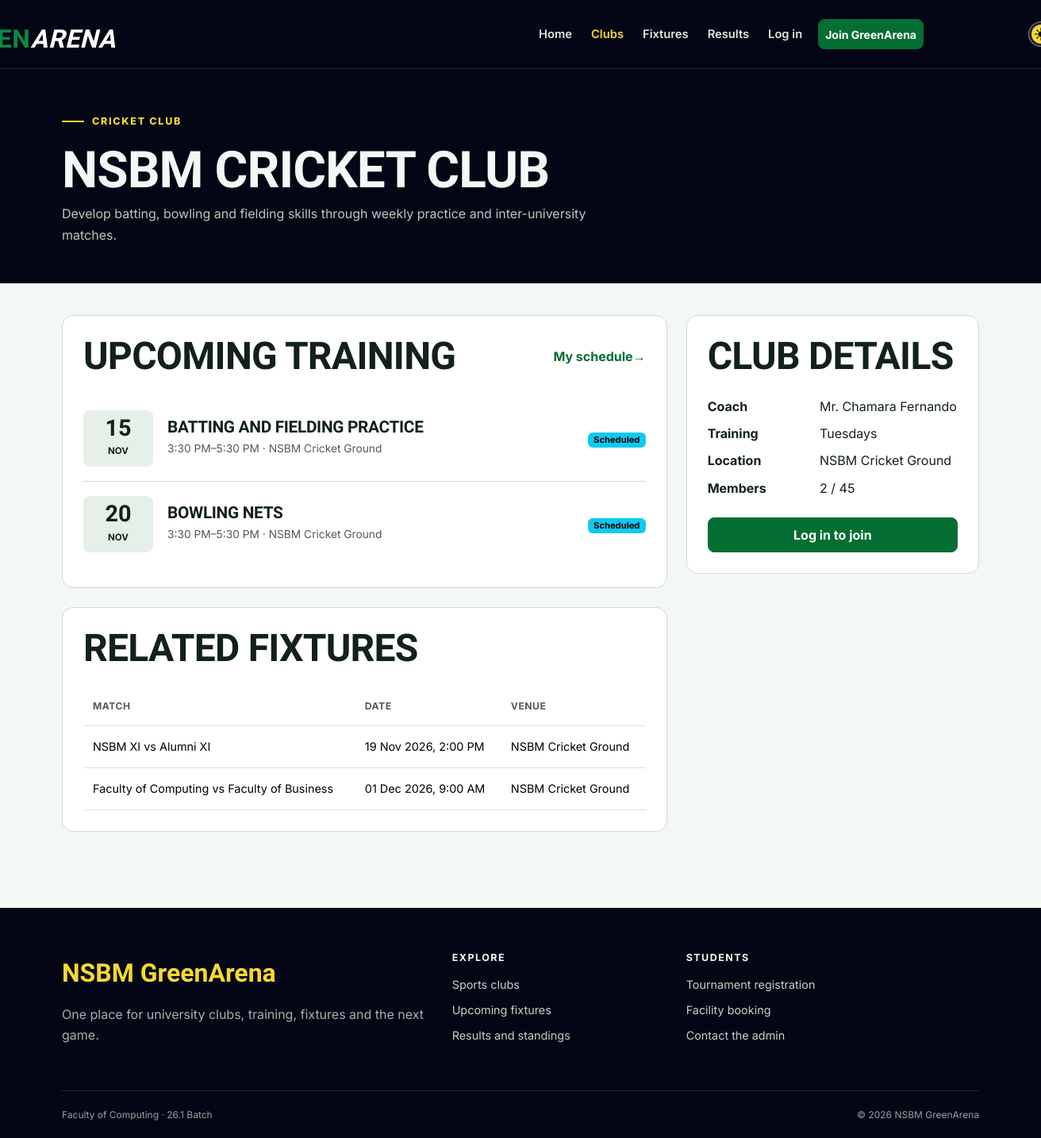
The page /club.php?id=1 on the database its author committed.
### tables this page shows
CREATE TABLE clubs (
    id INT UNSIGNED AUTO_INCREMENT PRIMARY KEY,
    name VARCHAR(100) NOT NULL UNIQUE,
    sport VARCHAR(80) NOT NULL,
    description TEXT NOT NULL,
    coach_name VARCHAR(100) NOT NULL,
    meeting_day VARCHAR(20) NOT NULL,
    location VARCHAR(120) NOT NULL,
    max_members SMALLINT UNSIGNED NOT NULL DEFAULT 30,
    status ENUM('active', 'inactive') NOT NULL DEFAULT 'active',
    created_at TIMESTAMP DEFAULT CURRENT_TIMESTAMP
);

CREATE TABLE training_sessions (
    id INT UNSIGNED AUTO_INCREMENT PRIMARY KEY,
    club_id INT UNSIGNED NOT NULL,
    title VARCHAR(120) NOT NULL,
    session_date DATE NOT NULL,
    start_time TIME NOT NULL,
    end_time TIME NOT NULL,
    venue VARCHAR(120) NOT NULL,
    created_at TIMESTAMP DEFAULT CURRENT_TIMESTAMP,
    FOREIGN KEY (club_id) REFERENCES clubs(id) ON DELETE CASCADE
);

CREATE TABLE matches (
    id INT UNSIGNED AUTO_INCREMENT PRIMARY KEY,
    tournament_id INT UNSIGNED NULL,
    sport VARCHAR(80) NOT NULL,
    home_team VARCHAR(100) NOT NULL,
    away_team VARCHAR(100) NOT NULL,
    match_datetime DATETIME NOT NULL,
    venue VARCHAR(120) NOT NULL,
    status ENUM('scheduled', 'completed', 'cancelled') NOT NULL DEFAULT 'scheduled',
    home_score SMALLINT UNSIGNED NULL,
    away_score SMALLINT UNSIGNED NULL,
    created_at TIMESTAMP DEFAULT CURRENT_TIMESTAMP,
    FOREIGN KEY (tournament_id) REFERENCES tournaments(id) ON DELETE SET NULL
);

### includes/auth.php (called while the page is built, shortened)
<?php
function current_user()
{
    if (empty($_SESSION['user_id'])) {
        return null;
    }
    $user = fetch_one('SELECT id, student_id, full_name, email, role FROM users WHERE id = ?', [$_SESSION['user_id']]);
    return $user;
}
function is_logged_in()
{
    return current_user() !== null;
}

### club.php (the view, shortened to what this page needs)
<?php
$id = filter_input(INPUT_GET, 'id', FILTER_VALIDATE_INT) ?: (int) ($_POST['club_id'] ?? 0);
$club = fetch_one('SELECT * FROM clubs WHERE id = ?', [$id]);
$membership = is_logged_in() && !is_admin() ? fetch_one('SELECT * FROM memberships WHERE user_id = ? AND club_id = ?', [current_user()['id'], $id]) : false;
$memberCount = (int) fetch_one("SELECT COUNT(*) AS total FROM memberships WHERE club_id = ? AND status = 'approved'", [$id])['total'];
$sessions = fetch_all('SELECT *
    FROM training_sessions
    WHERE club_id = ? AND session_date >= CURDATE()
    ORDER BY session_date, start_time
    LIMIT 5', [$id]);
$matches = fetch_all("SELECT *
    FROM matches
    WHERE sport = ? AND status = 'scheduled' AND match_datetime >= NOW()
    ORDER BY match_datetime
    LIMIT 4", [$club['sport']]);
include __DIR__ . '/includes/header.php';
?>
<section class="page-hero">
    <div class="container"><span class="hero-kicker"><?= e($club['sport']) ?> club</span>
        <h1><?= e($club['name']) ?></h1><p><?= e($club['description']) ?></p>
    </div>
</section>
<section class="page-content">
    <div class="container">
        <div class="row g-4">
            <div class="col-lg-8">
                <div class="content-panel">
                    <div class="page-title-row">
                        <h2>Upcoming training</h2><a href="<?= e(url('student/calendar.php')) ?>" class="link-arrow">My schedule</a>
                    </div>
                    <?php if ($sessions): ?>
                        <ul class="schedule-list"><?php foreach ($sessions as $session): ?>
                                <li class="schedule-item">
                                    <div class="date-block"><strong><?= format_date($session['session_date'], 'd') ?></strong><span><?= format_date($session['session_date'], 'M') ?></span>
                                    </div>
                                    <div>
                                        <h3><?= e($session['title']) ?></h3>
                                        <p><?= format_time($session['start_time']) ?>–<?= format_time($session['end_time']) ?> · <?= e($session['venue']) ?></p>
                                    </div><span><?= status_badge('scheduled') ?></span>
                            </li><?php endforeach; ?>
                    </ul><?php else: ?><p class="mb-0">No upcoming sessions have been posted yet.</p><?php endif; ?>
                </div>
                <div class="content-panel">
                    <h2 class="mb-4">Related fixtures</h2>
                    <?php if ($matches): ?>
                        <div class="table-responsive">
                            <table class="table">
                                <thead>
                                    <tr>
                                        <th>Match</th>
                                        <th>Date</th>
                                        <th>Venue</th>
                                    </tr>
                                </thead>
                                <tbody>
                                    <?php foreach ($matches as $match): ?>
                                        <tr>
                                            <td><?= e($match['home_team']) ?> vs <?= e($match['away_team']) ?></td>
                                            <td><?= format_date($match['match_datetime']) ?>, <?= format_time($match['match_datetime']) ?></td>
                                            <td><?= e($match['venue']) ?></td>
                                    </tr><?php endforeach; ?>
                                </tbody>
                            </table>
                    </div><?php else: ?><p class="mb-0">No related fixtures are scheduled.</p><?php endif; ?>
                </div>
            </div>
            <div class="col-lg-4">
                <aside class="content-panel">
                <h2>Club details</h2>
                <dl class="row mt-4"><dt class="col-5">Coach</dt><dd class="col-7"><?= e($club['coach_name']) ?></dd><dt class="col-5">Training</dt><dd class="col-7"><?= e($club['meeting_day']) ?>s</dd><dt class="col-5">Location</dt><dd class="col-7"><?= e($club['location']) ?></dd><dt class="col-5">Members</dt><dd class="col-7"><?= $memberCount ?> / <?= $club['max_members'] ?></dd></dl>
                <?php if (!is_logged_in()): ?><a class="btn btn-sport w-100" href="<?= e(url('login.php')) ?>">Log in to join</a>
                <?php elseif (is_admin()): ?><a class="btn btn-outline-sport w-100" href="<?= e(url('admin/clubs.php')) ?>">Manage in admin</a>
                <?php endif; ?>
                </aside>
            </div>
        </div>
    </div>
</section>
<?php include __DIR__ . '/includes/footer.php'; ?>

### includes/functions.php (shortened to what this page needs)
<?php
function e($value)
{
    return htmlspecialchars($value ?? '', ENT_QUOTES);
}
function url($path = '')
{
    return BASE_PATH . '/' . ltrim($path, '/');
}
function run_query($sql, $params = [])
{
    global $connection;
    $statement = mysqli_prepare($connection, $sql);
    if (count($params) > 0) {
        $types = str_repeat('s', count($params));
        mysqli_stmt_bind_param($statement, $types, ...$params);
    }
    if (!mysqli_stmt_execute($statement)) {
        die('SQL error: ' . mysqli_stmt_error($statement));
    }
    return $statement;
}
function fetch_all($sql, $params = [])
{
    $statement = run_query($sql, $params);
    $result = mysqli_stmt_get_result($statement);
    return mysqli_fetch_all($result, MYSQLI_ASSOC);
}
function fetch_one($sql, $params = [])
{
    $rows = fetch_all($sql, $params);
    if (count($rows) > 0) {
        return $rows[0];
    }
    return false;
}
function format_date($date, $format = 'd M Y')
{
    if ($date) {
        return date($format, strtotime($date));
    }
    return 'Not set';
}
function format_time($time)
{
    if ($time) {
        return date('g:i A', strtotime($time));
    }
    return 'Not set';
}
function status_badge($status)
{
    $classes = [
        'approved' => 'success',
        'active' => 'success',
        'completed' => 'success',
        'registered' => 'success',
        'ongoing' => 'info',
        'scheduled' => 'info',
        'pending' => 'warning',
        'upcoming' => 'warning',
        'rejected' => 'danger',
        'cancelled' => 'danger',
        'maintenance' => 'danger',
        'inactive' => 'secondary',
        'withdrawn' => 'secondary',
    ];
    $class = $classes[$status] ?? 'secondary';
    return '<span class="badge text-bg-' . $class . '">' . e(ucfirst($status)) . '</span>';
}

### assets/css/style.css (style rules this page uses)
:root { --navy-950: #040615; --navy-900: #0d1023; --navy-800: #191d34; --green-600: #0a8842; --green-700: #046e33; --green-800: #055728; --yellow-400: #f4d833; --paper-50: #f3f8f4; --paper-100: #e7efe9; --ink-900: #122119; --ink-600: #4f5c54; --page-bg: var(--paper-50); --page-text: var(--ink-900); --muted-text: var(--ink-600); --brand: var(--green-700); --brand-hover: var(--green-800); --highlight: var(--yellow-400); --highlight2: var(--green-600); --dark-surface: var(--navy-950); --line: #d1dad2; --radius-sm: 8px; --radius-md: 14px; --radius-lg: 22px; --shadow: 0 12px 32px rgba(11, 26, 18, 0.08); }
* { box-sizing: border-box; }
html { scroll-behavior: smooth; }
body { min-height: 100dvh; margin: 0; background: var(--page-bg); color: var(--page-text); font-family: "Inter", sans-serif; font-size: 16px; line-height: 1.65; }
a { color: var(--brand); text-underline-offset: 3px; }
button, a, input, select, textarea { transition: color 180ms ease-out, background-color 180ms ease-out, border-color 180ms ease-out, transform 180ms ease-out; }
h1, h2, h3, h4, .display-font { font-family: "Barlow Condensed", sans-serif; font-weight: 700; line-height: 1.05; letter-spacing: -0.015em; }
h1 { font-size: clamp(2.5rem, 6vw, 4.8rem); }
h2 { font-size: clamp(2rem, 4vw, 3rem); }
h3 { font-size: 1.55rem; }
p { max-width: 72ch; }
.container { max-width: 1180px; }
.btn { min-height: 44px; display: inline-flex; align-items: center; justify-content: center; gap: 8px; font-weight: 700; border-radius: var(--radius-sm); }
.btn-sport { background: var(--brand); border-color: var(--brand); color: #fff; }
.link-arrow { font-weight: 700; text-decoration: none; }
.link-arrow::after { content: "→"; }
.hero-kicker, .section-kicker { display: inline-flex; align-items: center; gap: 10px; margin-bottom: 18px; color: var(--brand); font-size: 0.78rem; font-weight: 800; letter-spacing: 0.14em; text-transform: uppercase; }
.hero-kicker { color: var(--highlight); }
.hero-kicker::before, .section-kicker::before { content: ""; width: 28px; height: 2px; background: currentColor; }
.page-hero { background: var(--dark-surface); color: var(--paper-50); padding: 48px 0; }
.page-hero h1 { margin-bottom: 8px; font-size: clamp(2.6rem, 5vw, 4rem); text-transform: uppercase; }
.page-hero p { margin: 0; color: #bec7bf; }
.page-content { padding: 40px 0 72px; }
.page-title-row { display: flex; flex-wrap: wrap; justify-content: space-between; align-items: center; gap: 16px; margin-bottom: 24px; }
.page-title-row h1, .page-title-row h2 { margin: 0; }
.content-panel { padding: 26px; margin-bottom: 24px; background: #fff; border: 1px solid var(--line); border-radius: var(--radius-md); }
.content-panel h2, .content-panel h3 { text-transform: uppercase; }
.schedule-list { list-style: none; margin: 0; padding: 0; }
.schedule-item { display: grid; grid-template-columns: 88px 1fr auto; gap: 18px; align-items: center; padding: 18px 0; border-bottom: 1px solid var(--line); }
.schedule-item:last-child { border-bottom: 0; }
.date-block { text-align: center; padding: 8px; background: var(--paper-100); border-radius: var(--radius-sm); font-variant-numeric: tabular-nums; }
.date-block strong { display: block; font-family: "Barlow Condensed", sans-serif; font-size: 1.8rem; line-height: 1; }
.date-block span { font-size: 0.72rem; font-weight: 700; text-transform: uppercase; }
.schedule-item h3 { margin: 0 0 4px; font-size: 1.3rem; }
.schedule-item p { margin: 0; color: var(--muted-text); font-size: 0.86rem; }
.table { margin-bottom: 0; vertical-align: middle; }
.table > :not(caption) > * > * { padding: 14px 12px; }
.table thead th { color: var(--muted-text); font-size: 0.76rem; letter-spacing: 0.04em; text-transform: uppercase; white-space: nowrap; }
.table tbody td { font-size: 0.9rem; }
.badge { font-size: 0.7rem; }

### rows shown on the page
clubs: sport "CRICKET", name "NSBM CRICKET CLUB", description "Develop batting, bowling and fielding skills through weekly practice and inter-university matches.", coach_name "Mr. Chamara Fernando", meeting_day "Tuesday", location "NSBM Cricket Ground", max_members "45"
training_sessions: session_date "15", session_date "NOV", title "BATTING AND FIELDING PRACTICE", start_time "3:30 PM", end_time "5:30 PM", venue "NSBM Cricket Ground"
training_sessions: session_date "20", session_date "NOV", title "BOWLING NETS", start_time "3:30 PM", end_time "5:30 PM", venue "NSBM Cricket Ground"
matches: home_team "NSBM XI", away_team "Alumni XI", match_datetime "19 Nov 2026", match_datetime "2:00 PM", venue "NSBM Cricket Ground"
matches: home_team "Faculty of Computing", away_team "Faculty of Business", match_datetime "01 Dec 2026", match_datetime "9:00 AM", venue "NSBM Cricket Ground"

### other values the page prints
$memberCount "2"
